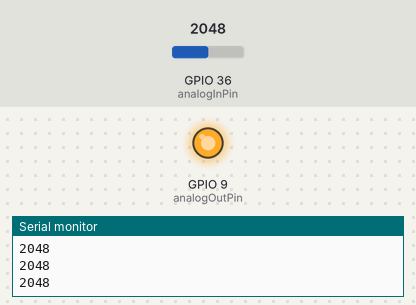
Recording of a sketch running on a simulated ESP32. Parts: output pins drawn as LEDs (lit = HIGH), the last lines printed to the serial monitor. Inputs (shaded band) come from the test bench; at power-on: GPIO 36 (analogInPin) = 2048. WiFi joins after 1.5 s; servers stay silent unless stated; uploads are accepted with an empty reply.

Above: at 4.2 s.
4.3 s: GPIO 36 (analogInPin) set to 560
At 5.2 s:
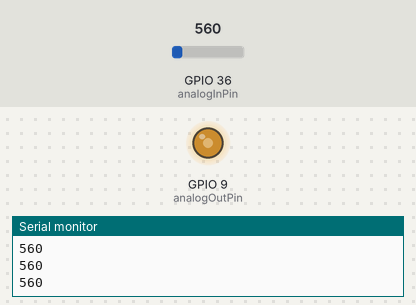
5.8 s: GPIO 36 (analogInPin) set to 1228
At 6.5 s:
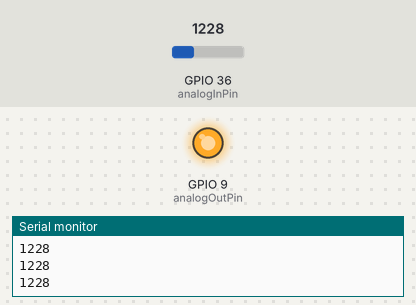
7.3 s: GPIO 36 (analogInPin) set to 491
At 10.1 s:
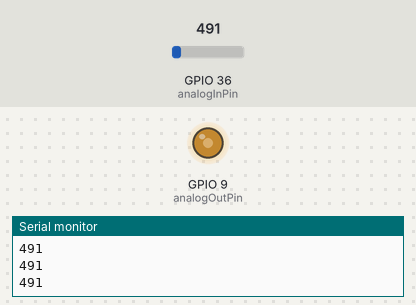
10.3 s: GPIO 36 (analogInPin) set to 2047
At 11.1 s:
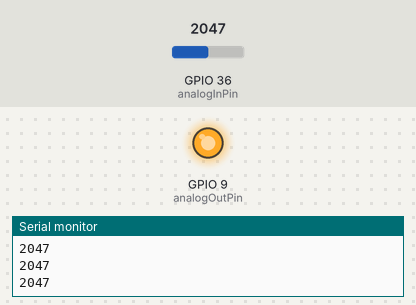
Timing chart, 0 to 12.8 s (numbered marks = the images above; inputs shaded):
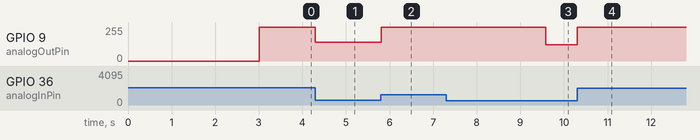

The sketch:

ola.ino
```cpp
/*

 This is OpenLaundryAPI client.

 Connects to wi-fi network and sends
 data received from analog input

 created 10 November 2012
 by mkozak (github.com/meal) - OpenLaundryAPI team (github.com/OpenLaundryAPI)

 */
#include <WiFi.h>
#include <SPI.h>

WiFiClient client;

char ssid[] = ""; // your network SSID
char pass[] = ""; // your network password
char device[] = "stara"; // your device ID
char token[] = "testmatkozak"; // secret auth token
int status = WL_IDLE_STATUS;
const int analogInPin = A0;
const int analogOutPin = 9;
char serverName[] = "openlaundryapi.org";
int sensorValue = 0;
int outputValue = 0;

String data = "";

void setup() {

  data.reserve(600);
  Serial.begin(9600);
  while(!Serial) {
    ; // Neede for Leonardo board only
  }

  if (WiFi.status() == WL_NO_SHIELD) {
    Serial.println("WiFI shield not present");
    while(true);
  }

  while(status != WL_CONNECTED) {
    Serial.print("Attempting to connect to WPA SSID: ");
    Serial.println(ssid);

    status = WiFi.begin(ssid, pass);

    delay(1000); // wait 10 seconds for reconnection
  }

  Serial.print("You're connected to the network\n");
  IPAddress ip = WiFi.localIP();
  Serial.print("IP Address: ");
  Serial.println(ip);
}

void loop() {
  // from the server, read them and print them:
  while (client.available()) {
    char c = client.read();
    Serial.write(c);
  }
  collectData();
}

String collectData() {
  int i;
  for(i=0; i<=600; i++ ) {
    sensorValue = analogRead(analogInPin);
    outputValue = map(sensorValue, 0, 1023, 0, 255);
    analogWrite(analogOutPin, outputValue);
    data += sensorValue;
    data += ",";
    Serial.println(sensorValue);
  }

  sendData(data);
  i=0;
}

void sendData(String data) {
  if (client.connect(serverName, 80)) {
    Serial.print("connected to server\n");
    client.println("POST /api/device/stara/testmatkozak/ HTTP/1.1");
    Serial.print("POST\n");
    client.println("Host:openlaundryapi.org");
    Serial.print("HOST\n");
    client.print("Content-Length: ");
    client.println(data.length());
    Serial.println(data.length());
    Serial.print("data length\n");
    client.println();
    client.print(data);
    Serial.print("data:\n");
    Serial.print(data);
    client.println();
  }
}
```

Measured:
- after the input at 4.3 s, GPIO 9 (analogOutPin): 255/255 → 139/255 at once
- after the input at 5.8 s, GPIO 9 (analogOutPin): 139/255 → 255/255 at once
- after the input at 7.3 s, GPIO 9 (analogOutPin): 255/255 → 122/255 after 2.3 s
- after the input at 10.3 s, GPIO 9 (analogOutPin): 122/255 → 255/255 at once
